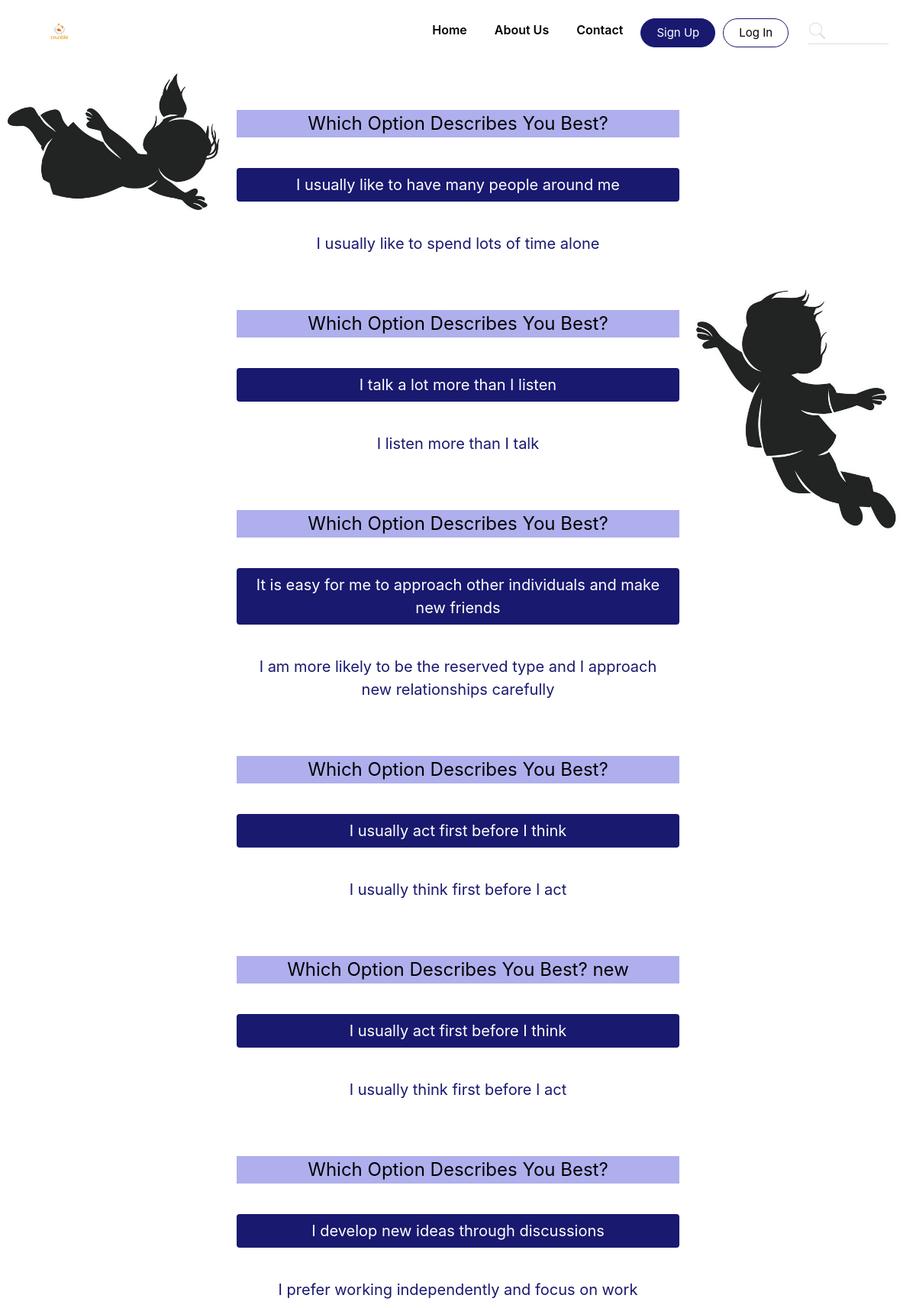
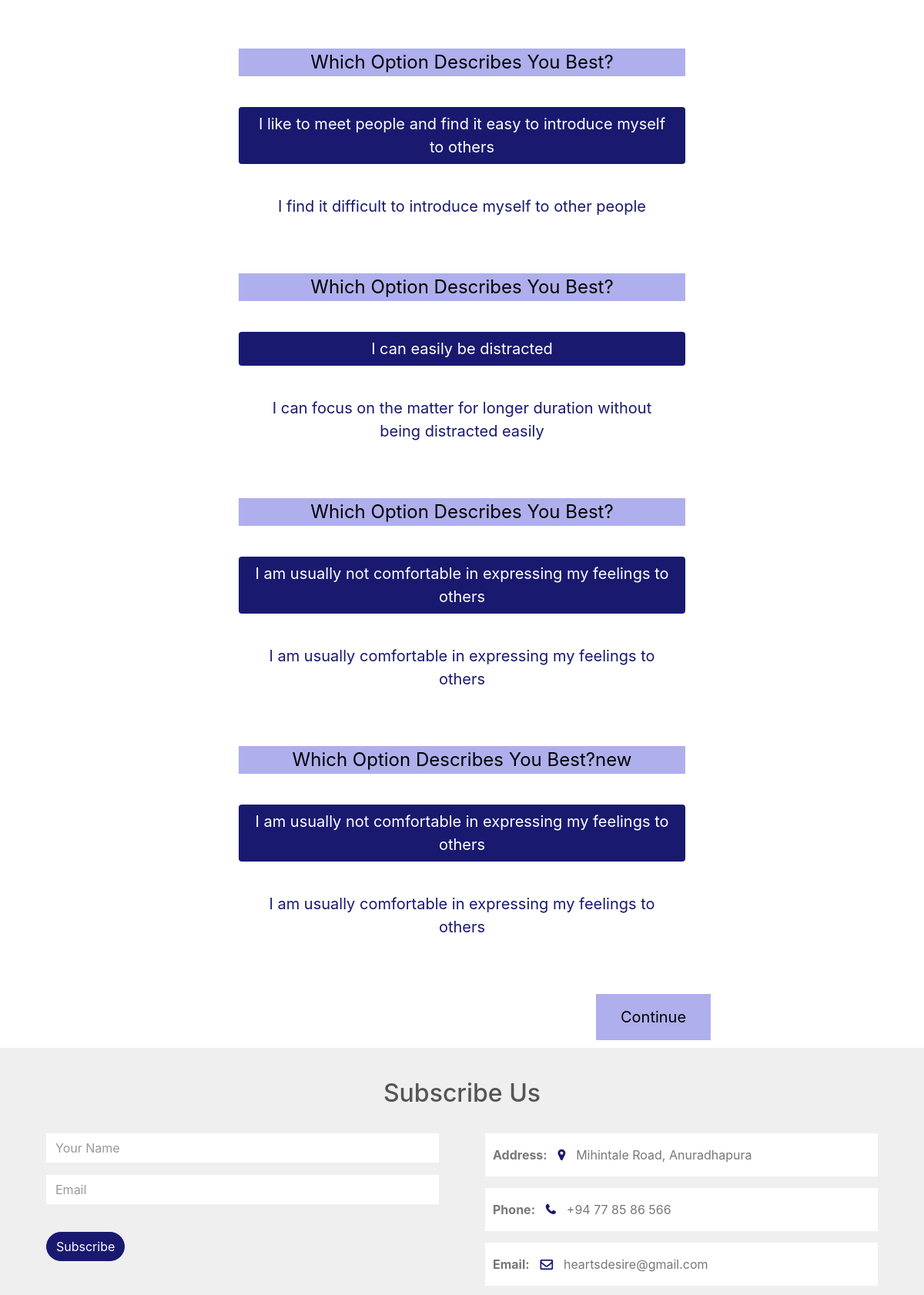
Screenshot of /question/1/ (upper part) with the database file from the repository (2 pictures, top to bottom).
### questions/models.py (models this page shows)
class Question(models.Model):
    questionNumber = models.IntegerField()
    questionPage = models.IntegerField()
    question = models.CharField(max_length=500)
    answer0 = models.CharField(max_length=500)
    answer1 = models.CharField(max_length=500)

### questions/views.py (the view)
# urls.py: path('question/', include(('questions.urls'),namespace='questions')),
def question(request,q):
    if q in (1,2,3,4):
        if request.method == 'POST':
            body = request.POST
            request.session[f"QPage{q}"] = utils.getData(body)
            if q<4:
                return redirect(f"/question/{q+1}")
            else:
                data = []
                for i in range(1,5):
                    data.append(request.session[f"QPage{i}"])
                request.session["PersonalityID"] =  utils.submiteData(data)
                return redirect('/signup')
        else:
            questions = Question.objects.all().filter(questionPage=q).order_by('questionNumber')
            return render(request,'Question.html',{'questions':questions})
    else:
        return render(request,'404.html')

### questions/templates/Question.html (shortened to what this page needs)
{% load static %}
<!DOCTYPE html>
<html>
<head>
	<link rel="stylesheet" href="{% static 'style.css' %}">
    <link rel="stylesheet" href="{% static 'QStyle.css' %}" />
	<link rel="stylesheet" href="https://stackpath.bootstrapcdn.com/bootstrap/4.4.1/css/bootstrap.min.css">
	<link rel="stylesheet"  href="https://stackpath.bootstrapcdn.com/font-awesome/4.7.0/css/font-awesome.min.css">
</head>
<body>
<section id="nav-bar">
	<nav class="navbar navbar-expand-lg navbar-light">
  		<a class="navbar-brand" href="#"><img src="{% static 'img/logo.png' %}"></a>
  		<div class="collapse navbar-collapse" id="navbarNav">
    		<ul class="navbar-nav ml-auto">
      			<li class="nav-item">
        				<a class="nav-link" href="{% url 'home:home' %}">Home</a>
      			</li>
      			<li class="nav-item">
        				<a class="nav-link" href="#">About Us</a>
      			</li>
			    	<li class="nav-item">
			        <a class="nav-link" href="#">Contact</a>
			    </li>
			    <a href="{% url 'questions:questionD' %}" class="btn btn-signup">Sign Up</a>
				<a href="{% url 'home:login' %}" class="btn btn-login">Log In</a>
    		</ul>
    		<div class="search-box">
    			<img src="{% static 'img/search.png' %}">
    			<input type="text" name="">
    		</div>
  		</div>
	</nav>
</section>
<section id= "Body">
<div id="first">
    <div id="columnl">
    <img src="{% static 'img/Q2.jpeg' %}" id="imgg">
    </div>
    <div id="column2" >
    <form action="" method="post">
    <br/><br/>
	{% for question in questions %}
	<p id="qpara">{{question.question}}</p>
    <ul>
    <li id="qli">
    	<input checked  id="radio0{{forloop.counter}}" type="radio" name="q{{question.questionNumber}}" class="radio" value="0"/><label for="radio0{{forloop.counter}}" id="ans">{{question.answer0}}</label></li>
    <li id="qli">
    	<input  id="radio1{{forloop.counter}}" type="radio" name="q{{question.questionNumber}}" class="radio" value="1"/><label for="radio1{{forloop.counter}}" id="ans">{{question.answer1}}</label></li>
    </ul>
    <br /> <br />
    {% endfor %}
    <button type="submit" id="qsubmit">Continue </button>
    </form>
    </div>
    <div id="column3">
    <img src="{% static 'img/Q1.jpeg' %}" id= "imgb">
    </div>
</div>
</section>
<section id="subscribe">
	<div class="container">
		<h2>Subscribe Us</h2>
		<div class="row">
			<div class="col-md-6">
				<form class="contact-form">
					<div class="form-group">
						<input type="text" class="form-control" placeholder="Your Name">
					</div>
					<div class="form-group">
						<input type="text" class="form-control" placeholder="Email">
					</div>
					<button type="subscribe" class="btn btn-primary">Subscribe</button>
				</form>
			</div>
			<div class="col-md-6 contact-info">
				<div class="follow"><b>Address: </b><i class="fa fa-map-marker"></i> Mihintale Road, Anuradhapura</div>
				<div class="follow"><b>Phone: </b><i class="fa fa-phone"></i> +94 77 85 86 566</div>
				<div class="follow"><b>Email: </b><i class="fa fa-envelope-o"></i> heartsdesire@gmail.com</div>
			</div>
		</div>
	</div>
</section>
</body>
</html>

### questions/static/style.css (style rules this page uses)
* { margin: 0; padding: 0; }
#nav-bar { position: sticky; top: 0; z-index: 10; }
.navbar-brand img { height: 40px; padding-left: 30px; }
.navbar-nav li { padding: 0 10px; }
.navbar-nav li a { float: right; text-align: left; }
.navbar { background: #fff; }
.nav-link { color: #000!important; font-weight: 600; font-size: 16px; }
#nav-bar .btn { font-size: 15px; margin: 5px; padding: 7px 20px; text-decoration: none; border: 1px solid #191970; border-radius: 25px; }
#nav-bar .btn-signup { background:#191970; color: #fff; }
#nav-bar .btn-login { background: transparent; color: #000; }
.search-box { width: 10%; display: flex; padding-bottom: 3px; border-bottom: 1px solid #ddd; margin: 20px; }
.search-box img { height: 25px; width: 25px; cursor: pointer; }
.search-box input { width: 100%; margin-left: 15px; font-size: 17px; border: 0; outline: none; }
h2 { text-align: center; color: #555 !important; padding-bottom: 10px; }
#subscribe { background: #efefef; padding-top: 40px; padding-bottom: 40px; color: #777; }
.contact-form { padding: 15px; }
.form-control { border-radius: 0 !important; border: none !important; }
::placeholder { color: #999 !important; }
.follow { background: #fff; padding: 10px; margin: 15px; }
#subscribe .btn { margin-top: 20px; margin-bottom: 30px; background-color: #191970; border: 1px solid #191970; border-radius: 25px; }
.contact-info .fa { margin: 10px; color: #191970; font-weight: bold; }

### questions/static/QStyle.css (style rules this page uses)
#columnl { float: left; padding: 10px; width:25%; }
#imgg { max-width:100%; }
#column2 { float: left; padding: 10px; width:50%; }
#column3 { float: left; padding: 10px; width:25%; }
#imgb { max-width:100%; top:50px; padding-top:100%; }
#qpara { text-align:center; font-size:24px; color:#000; background:#AFAFED; }
ul { list-style:none; }
#qli { text-align:center; display:block; width:100%; }
#ans { display:block; border:1px solid white; width:100%; border-radius:4px; padding:7px 15px; background-color:#FFF; font-size:20px; cursor:pointer; color:#191970; }
.radio:checked + #ans { background-color:#191970; color:#FFF; border:#CCC; }
#qsubmit { text-align:center; margin-left:80%; font-size:20px; padding: 15px 32px; background-color:#AFAFED; border:#CCC; }
#first:after { content: ""; display: table; clear: both; }
#subscribe { background: #efefef; padding-top: 40px; padding-bottom: 40px; color: #777; }
.contact-form { padding: 15px; }
.form-control { border-radius: 0 !important; border: none !important; }
::placeholder { color: #999 !important; }
.follow { background: #fff; padding: 10px; margin: 15px; }
#subscribe .btn { margin-top: 20px; margin-bottom: 30px; background-color: #191970; border: 1px solid #191970; border-radius: 25px; }
.contact-info .fa { margin: 10px; color: #191970; font-weight: bold; }

### rows the page displays
Question: question "Which Option Describes You Best?", answer0 "I usually like to have many people around me", answer1 "I usually like to spend lots of time alone"
Question: question "Which Option Describes You Best?", answer0 "I talk a lot more than I listen", answer1 "I listen more than I talk"
Question: question "Which Option Describes You Best?", answer0 "It is easy for me to approach other individuals and make new friends", answer1 "I am more likely to be the reserved type and I approach new relationships carefully"
Question: question "Which Option Describes You Best?", answer0 "I usually act first before I think", answer1 "I usually think first before I act"
Question: question "Which Option Describes You Best? new", answer0 "I usually act first before I think", answer1 "I usually think first before I act"
Question: question "Which Option Describes You Best?", answer0 "I develop new ideas through discussions", answer1 "I prefer working independently and focus on work"
Question: question "Which Option Describes You Best?", answer0 "I like to meet people and find it easy to introduce myself to others", answer1 "I find it difficult to introduce myself to other people"
Question: question "Which Option Describes You Best?", answer0 "I can easily be distracted", answer1 "I can focus on the matter for longer duration without being distracted easily"
Question: question "Which Option Describes You Best?", answer0 "I am usually not comfortable in expressing my feelings to others", answer1 "I am usually comfortable in expressing my feelings to others"
Question: question "Which Option Describes You Best?new", answer0 "I am usually not comfortable in expressing my feelings to others", answer1 "I am usually comfortable in expressing my feelings to others"
